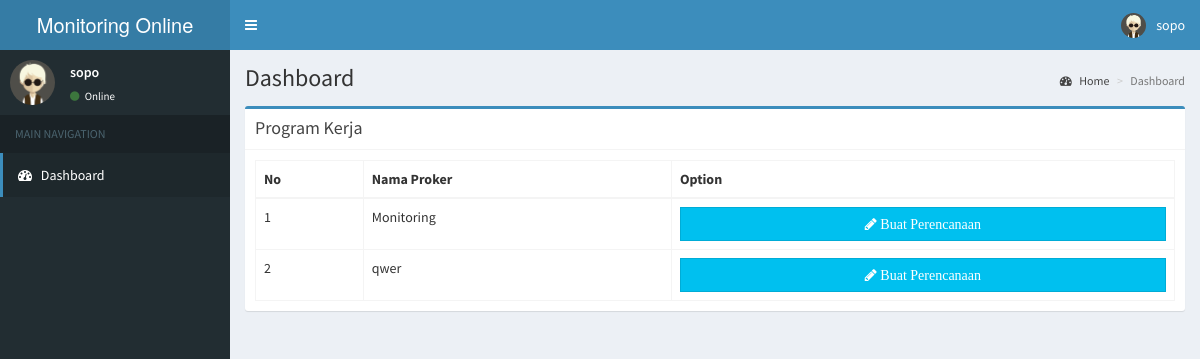
Screenshot of /pages/kadep/index.php (signed in) with the database file from the repository.
### tables this page shows
CREATE TABLE `user` (
  `nama` varchar(255) NOT NULL,
  `npm` varchar(15) NOT NULL,
  `bidang` int(1) NOT NULL,
  `username` varchar(255) NOT NULL,
  `hash` varchar(255) NOT NULL,
  `level` int(2) NOT NULL,
  `status` int(2) NOT NULL
);

CREATE TABLE `list_proker` (
  `id_proker` int(11) NOT NULL,
  `nama_proker` varchar(255) NOT NULL,
  `deskripsi` text NOT NULL,
  `tujuan` varchar(255) NOT NULL,
  `pj` varchar(255) NOT NULL,
  `npm_pj` varchar(255) NOT NULL,
  `waktu` varchar(255) NOT NULL,
  `tempat` varchar(255) NOT NULL,
  `bidang` varchar(255) NOT NULL,
  `divisi` varchar(255) NOT NULL,
  `p_penilaian` int(11) NOT NULL,
  `tahun` int(25) NOT NULL
);

### pages/include/session.php (called while the page is built, shortened)
<?php
   include('../conf/conn.php');
   	$title = "Monitoring Online";
    $user_check = $_SESSION['username'];
    $query = $conn->prepare('SELECT * FROM user WHERE username = ?');
    $query->bind_param('s', $user_check);
    $query->execute();
    $result=$query->get_result();
	  $jumrow=$result->num_rows;
	    if($jumrow > 0){
	    	$row=$result->fetch_array();
	        $nama = $row['nama'];
	        $bidang = $row['bidang'];
    	}
?>

### pages/kadep/index.php (the view, shortened to what this page needs)
<?php include ('../include/session.php'); ?>
<!DOCTYPE html>
<html>
<head>
  <link rel="stylesheet" href="../../bootstrap/css/bootstrap.min.css">
  <link rel="stylesheet" href="https://cdnjs.cloudflare.com/ajax/libs/font-awesome/4.5.0/css/font-awesome.min.css">
  <link rel="stylesheet" href="../../plugins/datatables/dataTables.bootstrap.css">
  <link rel="stylesheet" href="https://cdnjs.cloudflare.com/ajax/libs/ionicons/2.0.1/css/ionicons.min.css">
  <link rel="stylesheet" href="../../dist/css/AdminLTE.min.css">
  <link rel="stylesheet" href="../../dist/css/skins/_all-skins.min.css">
</head>
<body class="hold-transition skin-blue fixed sidebar-mini">
<div class="wrapper">
  <header class="main-header">
    <a href="index.php" class="logo">
      <span class="logo-lg"><?php echo "$title"; ?></span>
    </a>
    <nav class="navbar navbar-static-top">
      <a href="#" class="sidebar-toggle" data-toggle="offcanvas" role="button">
      </a>
      <div class="navbar-custom-menu">
        <ul class="nav navbar-nav">
          <li class="dropdown user user-menu">
            <a href="#" class="dropdown-toggle" data-toggle="dropdown">
              <img src="../../dist/img/user2-160x160.jpg" class="user-image" alt="User Image">
              <span class="hidden-xs"><?php echo "$nama"; ?></span>
            </a>
          </li>
        </ul>
      </div>
    </nav>
  </header>
  <aside class="main-sidebar">
    <section class="sidebar">
      <div class="user-panel">
        <div class="pull-left image">
          <img src="../../dist/img/user2-160x160.jpg" class="img-circle" alt="User Image">
        </div>
        <div class="pull-left info">
          <p><?php echo "$nama"; ?></p>
          <a href="#"><i class="fa fa-circle text-success"></i> Online</a>
        </div>
      </div>
      <ul class="sidebar-menu">
        <li class="header">MAIN NAVIGATION</li>
        <li class="active"><a href="index.php"><i class="fa fa-dashboard"></i> <span>Dashboard</span></a></li>
      </ul>
    </section>
  </aside>
  <div class="content-wrapper">
    <section class="content-header">
      <h1>
        Dashboard
      </h1>
      <ol class="breadcrumb">
        <li><a href="index.php"><i class="fa fa-dashboard"></i> Home</a></li>
        <li class="active">Dashboard</li>
      </ol>
    </section>
    <section class="content">
     <div class="row">
        <div class="col-md-12">
          <div class="box box-primary">
            <div class="box-header with-border">
                <h3 class="box-title">Program Kerja</h3>
            </div>
            <div class="box-body">
              <table id="example1" class="table table-bordered table-hover">
                <thead>
                  <tr>
                    <th>No</th>
                    <th>Nama Proker</th>
                    <th>Option</th>
                  </tr>
                </thead>
                <tbody>
                  <?php
                  $bidang2 = "Bidang $bidang";
                  $query = $conn->prepare('SELECT * FROM list_proker WHERE  bidang = ? ');
                  $query->bind_param('s', $bidang2);
                      $query->execute();
                      $result=$query->get_result();
                      $jumrow=$result->num_rows;
                      $no = 1;
                        if($jumrow > 0){
                          while($row=$result->fetch_array()){
                          $id = $row['id_proker'];
                          $namaproker = $row['nama_proker'];
                           echo '
                          <tr>
                            <td>'.$no++.'</td>
                            <td>'.$namaproker.'</td>
                            <td align="center">
                            <a href="index.php?id='.$id.'" class="btn btn-info btn-block btn-flat pull-left"><i class="fa fa-pencil"> Buat Perencanaan</i></a>
                            </td>
                          </tr>
                           ';
                          }
                        }
                    ?>
                </tbody>
              </table>
            </div>
          </div>
        </div>
      </div>
    </section>
  </div>
</div>
</body>
</html>

### rows the page displays
user: nama "sopo"
list_proker: nama_proker "Monitoring"
list_proker: nama_proker "qwer"

### other values shown
$title "Monitoring Online"
